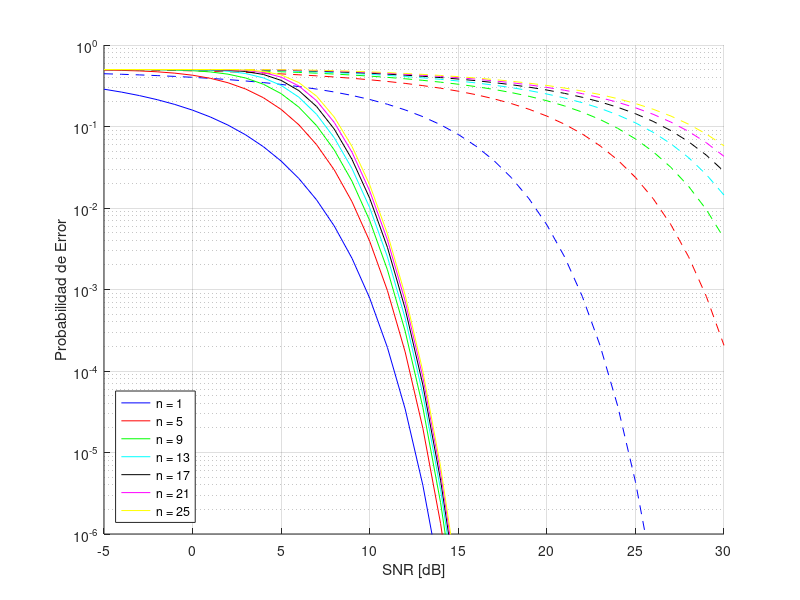

Here is the MATLAB script that generated this plot:
%% Ejercicio 3
%% 3.1

SNR = -5:1:30;
SNR_mod = 10.^(SNR/10);
h=0.5;
figure;
set(gca, 'YScale', 'log');
ylim([10^-6 10^0])
hold on;
grid on;

n=1;
h1=plot(SNR,1/2*(1-(1-2*qfunc(sqrt(10.^(SNR/10)))).^1),'Color','blue','LineStyle','-');
plot(SNR,qfunc(h^2*sqrt(SNR_mod.^n)./(sqrt((SNR_mod+1).^n-SNR_mod.^n))),'Color','blue','LineStyle','--');
n=5;
h2=plot(SNR,1/2*(1-(1-2*qfunc(sqrt(10.^(SNR/10)))).^5),'Color','red','LineStyle','-');
plot(SNR,qfunc(h^2*sqrt(SNR_mod.^n)./(sqrt((SNR_mod+1).^n-SNR_mod.^n))),'Color','red','LineStyle','--');
n=9;
h3=plot(SNR,1/2*(1-(1-2*qfunc(sqrt(10.^(SNR/10)))).^9),'Color','green','LineStyle','-');
plot(SNR,qfunc(h^2*sqrt(SNR_mod.^n)./(sqrt((SNR_mod+1).^n-SNR_mod.^n))),'Color','green','LineStyle','--');
n=13;
h4=plot(SNR,1/2*(1-(1-2*qfunc(sqrt(10.^(SNR/10)))).^13),'Color','cyan','LineStyle','-');
plot(SNR,qfunc(h^2*sqrt(SNR_mod.^n)./(sqrt((SNR_mod+1).^n-SNR_mod.^n))),'Color','cyan','LineStyle','--');
n=17;
h5=plot(SNR,1/2*(1-(1-2*qfunc(sqrt(10.^(SNR/10)))).^17),'Color','black','LineStyle','-');
plot(SNR,qfunc(h^2*sqrt(SNR_mod.^n)./(sqrt((SNR_mod+1).^n-SNR_mod.^n))),'Color','black','LineStyle','--');
n=21;
h6=plot(SNR,1/2*(1-(1-2*qfunc(sqrt(10.^(SNR/10)))).^21),'Color','magenta','LineStyle','-');
plot(SNR,qfunc(h^2*sqrt(SNR_mod.^n)./(sqrt((SNR_mod+1).^n-SNR_mod.^n))),'Color','magenta','LineStyle','--');
n=25;
h7=plot(SNR,1/2*(1-(1-2*qfunc(sqrt(10.^(SNR/10)))).^25),'Color','yellow','LineStyle','-');
plot(SNR,qfunc(h^2*sqrt(SNR_mod.^n)./(sqrt((SNR_mod+1).^n-SNR_mod.^n))),'Color','yellow','LineStyle','--');

xlabel('SNR [dB]');
ylabel('Probabilidad de Error');
legend([h1 h2 h3 h4 h5 h6 h7],{'n = 1','n = 5','n = 9','n = 13','n = 17','n = 21','n = 25'},'Location','southwest');
